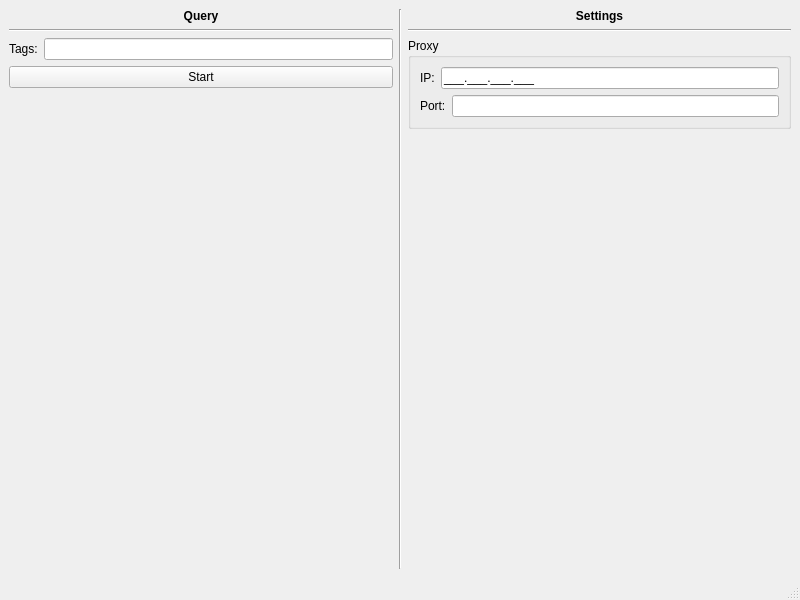
<?xml version="1.0" encoding="UTF-8"?>
<ui version="4.0">
 <class>MainWindow</class>
 <widget class="QMainWindow" name="MainWindow">
  <property name="geometry">
   <rect>
    <x>0</x>
    <y>0</y>
    <width>800</width>
    <height>600</height>
   </rect>
  </property>
  <property name="windowTitle">
   <string>MainWindow</string>
  </property>
  <widget class="QWidget" name="centralwidget">
   <layout class="QHBoxLayout" name="horizontalLayout_3">
    <item>
     <layout class="QHBoxLayout" name="horizontalLayout_2" stretch="1,1,1">
      <item>
       <layout class="QVBoxLayout" name="verticalLayout_3">
        <item>
         <widget class="QLabel" name="label_2">
          <property name="text">
           <string>&lt;html&gt;&lt;head/&gt;&lt;body&gt;&lt;p&gt;&lt;span style=&quot; font-weight:600;&quot;&gt;Query&lt;/span&gt;&lt;/p&gt;&lt;/body&gt;&lt;/html&gt;</string>
          </property>
          <property name="alignment">
           <set>Qt::AlignCenter</set>
          </property>
         </widget>
        </item>
        <item>
         <widget class="Line" name="line_2">
          <property name="orientation">
           <enum>Qt::Horizontal</enum>
          </property>
         </widget>
        </item>
        <item>
         <layout class="QHBoxLayout" name="horizontalLayout_4">
          <item>
           <widget class="QLabel" name="label">
            <property name="text">
             <string>Tags:</string>
            </property>
           </widget>
          </item>
          <item>
           <widget class="QLineEdit" name="tags_edit"/>
          </item>
         </layout>
        </item>
        <item>
         <widget class="QPushButton" name="start_btn">
          <property name="text">
           <string>Start</string>
          </property>
         </widget>
        </item>
        <item>
         <spacer name="verticalSpacer">
          <property name="orientation">
           <enum>Qt::Vertical</enum>
          </property>
          <property name="sizeHint" stdset="0">
           <size>
            <width>20</width>
            <height>40</height>
           </size>
          </property>
         </spacer>
        </item>
       </layout>
      </item>
      <item>
       <widget class="Line" name="line">
        <property name="orientation">
         <enum>Qt::Vertical</enum>
        </property>
       </widget>
      </item>
      <item>
       <layout class="QVBoxLayout" name="verticalLayout_4">
        <item>
         <widget class="QLabel" name="label_3">
          <property name="text">
           <string>&lt;html&gt;&lt;head/&gt;&lt;body&gt;&lt;p&gt;&lt;span style=&quot; font-weight:600;&quot;&gt;Settings&lt;/span&gt;&lt;/p&gt;&lt;/body&gt;&lt;/html&gt;</string>
          </property>
          <property name="alignment">
           <set>Qt::AlignCenter</set>
          </property>
         </widget>
        </item>
        <item>
         <widget class="Line" name="line_3">
          <property name="orientation">
           <enum>Qt::Horizontal</enum>
          </property>
         </widget>
        </item>
        <item>
         <widget class="QGroupBox" name="groupBox">
          <property name="title">
           <string>Proxy</string>
          </property>
          <layout class="QVBoxLayout" name="verticalLayout_7">
           <item>
            <layout class="QVBoxLayout" name="verticalLayout_6">
             <item>
              <layout class="QHBoxLayout" name="horizontalLayout_5">
               <item>
                <widget class="QLabel" name="label_4">
                 <property name="text">
                  <string>IP:</string>
                 </property>
                </widget>
               </item>
               <item>
                <widget class="QLineEdit" name="ip_edit">
                 <property name="inputMask">
                  <string>000.000.000.000;_</string>
                 </property>
                </widget>
               </item>
              </layout>
             </item>
            </layout>
           </item>
           <item>
            <layout class="QHBoxLayout" name="horizontalLayout_6">
             <item>
              <widget class="QLabel" name="label_5">
               <property name="text">
                <string>Port:</string>
               </property>
              </widget>
             </item>
             <item>
              <widget class="QLineEdit" name="port_edit">
               <property name="inputMask">
                <string>9999</string>
               </property>
              </widget>
             </item>
            </layout>
           </item>
          </layout>
         </widget>
        </item>
        <item>
         <spacer name="verticalSpacer_2">
          <property name="orientation">
           <enum>Qt::Vertical</enum>
          </property>
          <property name="sizeHint" stdset="0">
           <size>
            <width>20</width>
            <height>40</height>
           </size>
          </property>
         </spacer>
        </item>
       </layout>
      </item>
     </layout>
    </item>
   </layout>
  </widget>
  <widget class="QMenuBar" name="menubar">
   <property name="geometry">
    <rect>
     <x>0</x>
     <y>0</y>
     <width>800</width>
     <height>21</height>
    </rect>
   </property>
  </widget>
  <widget class="QStatusBar" name="statusbar"/>
 </widget>
 <resources/>
 <connections/>
</ui>
